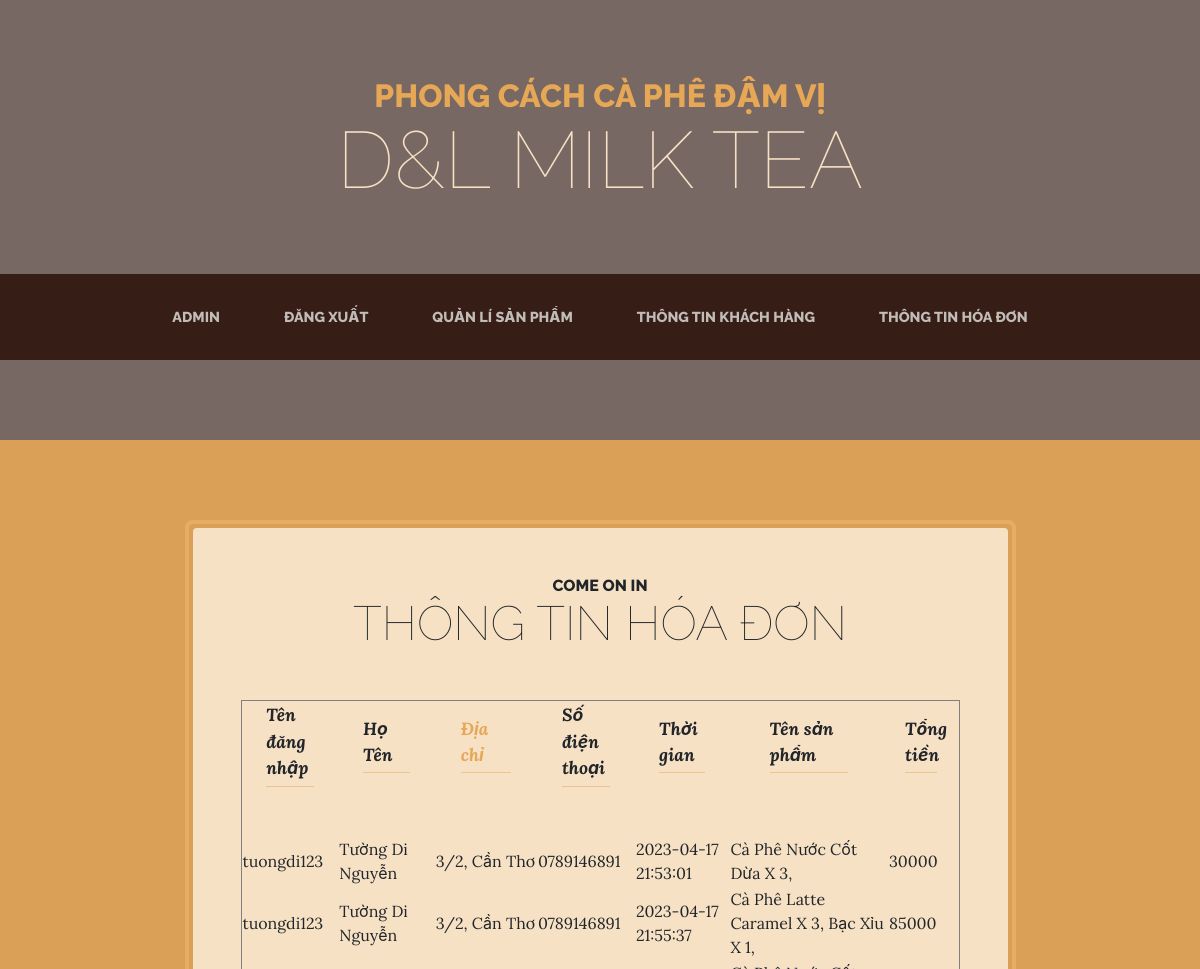
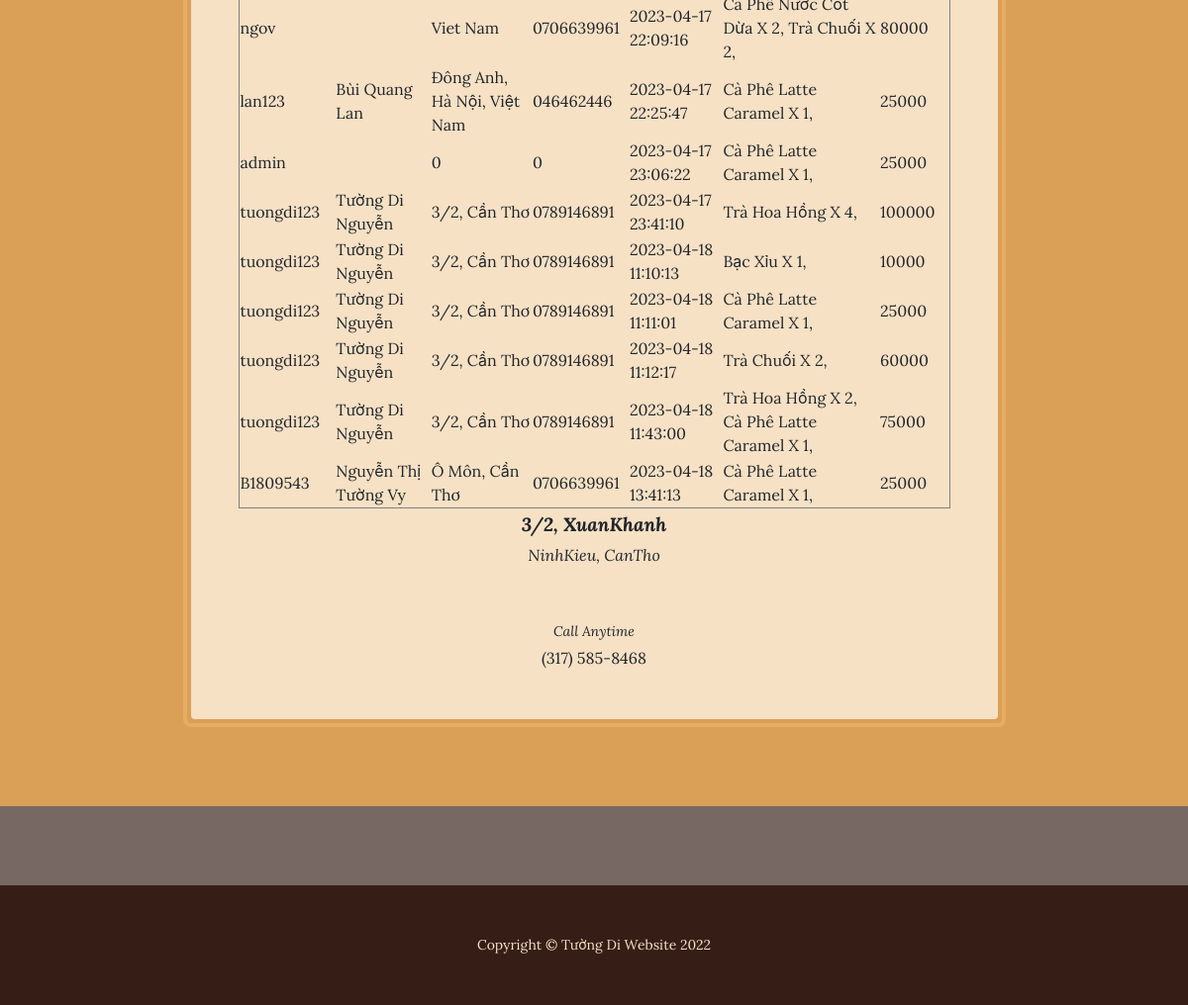
The app's page /QuanLiHoaDon.php (signed in) with its own data (2 pictures, top to bottom).
### tables this page shows
CREATE TABLE `users` (
  `id` int(11) NOT NULL,
  `username` varchar(50) NOT NULL,
  `password` varchar(50) NOT NULL,
  `name` varchar(100) NOT NULL,
  `email` varchar(100) NOT NULL,
  `address` varchar(100) NOT NULL,
  `phone_number` varchar(20) NOT NULL,
  `vaitro` int(11) NOT NULL
);

CREATE TABLE `oders` (
  `order_id` int(11) NOT NULL,
  `user_id` int(11) NOT NULL,
  `order_date` datetime NOT NULL,
  `total_price` decimal(10,0) NOT NULL
);

CREATE TABLE `order_items` (
  `item_id` int(11) NOT NULL,
  `order_id` int(11) NOT NULL,
  `product_id` int(11) NOT NULL,
  `quantity` int(11) NOT NULL,
  `item_price` decimal(10,0) NOT NULL
);

CREATE TABLE `products` (
  `product_id` int(11) NOT NULL,
  `product_name` varchar(100) NOT NULL,
  `price` decimal(10,0) NOT NULL,
  `description` varchar(300) NOT NULL,
  `image_url` varchar(100) NOT NULL
);

### QuanLiHoaDon.php (the view, shortened to what this page needs)
<!DOCTYPE html>
<html >
    <head>
        <link href="css/styles.css" rel="stylesheet" />
    </head>
    <body>
        <header>
            <h1 class="site-heading text-center text-faded d-none d-lg-block">
                <span class="site-heading-upper text-primary mb-3">Phong Cách Cà Phê Đậm Vị</span>
                <span class="site-heading-lower">D&L Milk Tea</span>
            </h1>
        </header>
        <nav class="navbar navbar-expand-lg navbar-dark py-lg-4" id="mainNav">
            <div class="container">
                <div class="collapse navbar-collapse" id="navbarSupportedContent">
                    <ul class="navbar-nav mx-auto">
                        <li class="nav-item px-lg-4"><a class="nav-link text-uppercase" href="Admin.php">Admin</a></li>
                        <li class="nav-item px-lg-4"><a class="nav-link text-uppercase" href="DangXuat.php">Đăng Xuất</a></li>
                        <li class="nav-item px-lg-4"><a class="nav-link text-uppercase" href="QuanLi.php">Quản Lí Sản Phẩm</a></li>
                        <li class="nav-item px-lg-4"><a class="nav-link text-uppercase" href="QuanLiKhachHang.php">Thông Tin Khách Hàng</a></li>
                        <li class="nav-item px-lg-4"><a class="nav-link text-uppercase" href="QuanLiHoaDon.php">Thông Tin Hóa Đơn</a></li>
                    </ul>
                </div>
            </div>
        </nav>
    </body>
</html>
<?php
    if(!isset($_SESSION['id'])){
      header('location: DangNhap.html');
    }
    else{
        require 'KetNoiB1.php';
        mysqli_set_charset($con, 'UTF8');
        $sql = "SELECT o.*, SUM(oi.item_price) AS total_amount
                        FROM oders o
                        JOIN order_items oi ON o.order_id = oi.order_id
                        GROUP BY o.order_id";
        $result = $con->query($sql);
        echo"
        <section class='page-section cta'>
            <div class='container'>
                <div class='row'>
                    <div class='col-xl-9 mx-auto'>
                        <div class='cta-inner bg-faded text-center rounded'>
                            <h2 class='section-heading mb-5'>
                                <span class='section-heading-upper'>Come On In</span>
                                <span class='section-heading-lower'>Thông Tin Hóa Đơn</span>
                            </h2>
                            <center>
                                <table border = '1' cellpadding = '1' cellspacing = '1'>
                                <tr>
                                <th>
                                <ul class='list-unstyled list-hours mb-5 text-left mx-auto'>
                                            <li class='list-unstyled-item list-hours-item d-flex'>
                                                <span class='ms-auto'>Tên đăng nhập</span>
                                            </li>
                                        </ul>
                                </th>
                                <th>
                                <ul class='list-unstyled list-hours mb-5 text-left mx-auto'>
                                            <li class='list-unstyled-item list-hours-item d-flex'>
                                                <span class='ms-auto'> Họ Tên </span>
                                            </li>
                                        </ul>
                                </th>
                                <th>
                                <ul class='list-unstyled list-hours mb-5 text-left mx-auto'>
                                            <li class='list-unstyled-item list-hours-item d-flex'>
                                                <span class='ms-auto'>Địa chỉ</span>
                                            </li>
                                        </ul>
                                </th>
                                <th>
                                <ul class='list-unstyled list-hours mb-5 text-left mx-auto'>
                                            <li class='list-unstyled-item list-hours-item d-flex'>
                                                <span class='ms-auto'>Số điện thoại</span>
                                            </li>
                                        </ul>
                                </th>
                                <th>
                                <ul class='list-unstyled list-hours mb-5 text-left mx-auto'>
                                            <li class='list-unstyled-item list-hours-item d-flex'>
                                                <span class='ms-auto'>Thời gian</span>
                                            </li>
                                        </ul>
                                </th>
                                <th>
                                <ul class='list-unstyled list-hours mb-5 text-left mx-auto'>
                                            <li class='list-unstyled-item list-hours-item d-flex'>
                                                <span class='ms-auto'> Tên sản phẩm</span>
                                            </li>
                                        </ul>
                                </th>
                                <th>
                                <ul class='list-unstyled list-hours mb-5 text-left mx-auto'>
                                            <li class='list-unstyled-item list-hours-item d-flex'>
                                                <span class='ms-auto'>Tổng tiền</span>
                                            </li>
                                        </ul>
                                </th>
                                <th></th>
                                <th></th>
                                </tr>
                                <tr>";
                                while($row = $result->fetch_assoc()){
                                    $user_id = $row['user_id'];
                                    $sql2 = "SELECT * FROM users WHERE id = '$user_id' ";
                                    $result2 = $con->query($sql2);
                                    while($row2 = $result2->fetch_assoc()){
                                        echo "
                                            <td>".$row2['username']."<br></td>
                                            <td>".$row2['name']."<br></td>
                                            <td>".$row2['address']."<br></td>
                                            <td>".$row2['phone_number']."<br></td>
                                            <td>".$row['order_date']."<br></td>";
                                            $order_id = $row['order_id'];
                                            $sql3 = "SELECT * FROM order_items WHERE order_id = '$order_id' ";
                                            $result3 = $con->query($sql3);
                                            echo "<td>";
                                            while($row3 = $result3->fetch_assoc()){
                                                $product_id = $row3['product_id'];
                                                $sql4 = "SELECT * FROM products WHERE product_id = '$product_id' ";
                                                $result4 = $con->query($sql4);
                                                $row4 = $result4->fetch_assoc();
                                                echo"
                                                ".$row4['product_name']." X ".$row3['quantity'].",
                                            ";
                                            }
                                            echo"
                                                </td>
                                                <td>
                                                    ".$row['total_price']."<br>
                                                </td>
                                            </tr>
                                            ";
                                    }
                                }
                                echo "</table>
                            <center>
                            <p class='address mb-5'>
                                <em>
                                    <strong>3/2, XuanKhanh</strong>
                                    <br />
                                    NinhKieu, CanTho
                                </em>
                            </p>
                            <p class='mb-0'>
                                <small><em>Call Anytime</em></small>
                                <br />
                                (317) 585-8468
                            </p>
                        </div>
                    </div>
                </div>
            </div>
        </section>";
    echo"
    <footer class='footer text-faded text-center py-5'>
        <div class='container'><p class='m-0 small'>Copyright &copy; Tường Di Website 2022</p></div>
    </footer>
    ";
    }
?>

### records on screen
oders: order_date "2023-04-17 21:53:01", total_price "30000"
users: username "tuongdi123", name "Tường Di Nguyễn", address "3/2, Cần Thơ", phone_number "0789146891"
order_items: product.product_name "Cà Phê Nước Cốt Dừa", quantity "3"
oders: order_date "2023-04-17 21:55:37", total_price "85000"
order_items: product.product_name "Cà Phê Latte Caramel", quantity "3"
order_items: product.product_name "Bạc Xỉu", quantity "1"
oders: order_date "2023-04-17 22:09:16", total_price "80000"
users: username "ngov", address "Viet Nam", phone_number "0706639961"
order_items: product.product_name "Cà Phê Nước Cốt Dừa", quantity "2"
order_items: product.product_name "Trà Chuối", quantity "2"
oders: order_date "2023-04-17 22:25:47", total_price "25000"
users: username "lan123", name "Bùi Quang Lan", address "Đông Anh, Hà Nội, Việt Nam", phone_number "046462446"
order_items: product.product_name "Cà Phê Latte Caramel", quantity "1"
oders: order_date "2023-04-17 23:06:22", total_price "25000"
users: username "admin", address "0", phone_number "0"
order_items: product.product_name "Cà Phê Latte Caramel", quantity "1"
oders: order_date "2023-04-17 23:41:10", total_price "100000"
order_items: product.product_name "Trà Hoa Hồng", quantity "4"
oders: order_date "2023-04-18 11:10:13", total_price "10000"
order_items: product.product_name "Bạc Xỉu", quantity "1"
oders: order_date "2023-04-18 11:11:01", total_price "25000"
order_items: product.product_name "Cà Phê Latte Caramel", quantity "1"
oders: order_date "2023-04-18 11:12:17", total_price "60000"
order_items: product.product_name "Trà Chuối", quantity "2"
oders: order_date "2023-04-18 11:43:00", total_price "75000"
order_items: product.product_name "Trà Hoa Hồng", quantity "2"
order_items: product.product_name "Cà Phê Latte Caramel", quantity "1"
oders: order_date "2023-04-18 13:41:13", total_price "25000"
users: username "B1809543", name "Nguyễn Thị Tường Vy", address "Ô Môn, Cần Thơ", phone_number "0706639961"
order_items: product.product_name "Cà Phê Latte Caramel", quantity "1"
